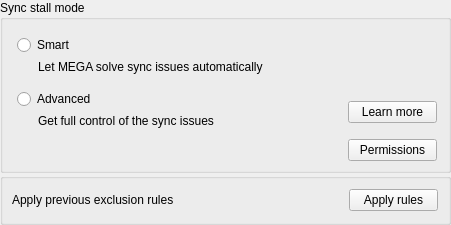
<?xml version="1.0" encoding="UTF-8"?>
<ui version="4.0">
 <class>SyncStallModeSelector</class>
 <widget class="QWidget" name="SyncStallModeSelector">
  <property name="geometry">
   <rect>
    <x>0</x>
    <y>0</y>
    <width>451</width>
    <height>225</height>
   </rect>
  </property>
  <property name="minimumSize">
   <size>
    <width>0</width>
    <height>225</height>
   </size>
  </property>
  <property name="maximumSize">
   <size>
    <width>16777215</width>
    <height>16777215</height>
   </size>
  </property>
  <property name="windowTitle">
   <string/>
  </property>
  <property name="styleSheet">
   <string notr="true"/>
  </property>
  <layout class="QVBoxLayout" name="verticalLayout_4">
   <property name="spacing">
    <number>0</number>
   </property>
   <property name="leftMargin">
    <number>0</number>
   </property>
   <property name="topMargin">
    <number>0</number>
   </property>
   <property name="rightMargin">
    <number>0</number>
   </property>
   <property name="bottomMargin">
    <number>0</number>
   </property>
   <item>
    <widget class="QGroupBox" name="groupBox">
     <property name="styleSheet">
      <string notr="true"/>
     </property>
     <property name="title">
      <string>Sync stall mode</string>
     </property>
     <property name="type" stdset="0">
      <string notr="true">mega</string>
     </property>
     <layout class="QVBoxLayout" name="verticalLayout">
      <property name="topMargin">
       <number>10</number>
      </property>
      <property name="rightMargin">
       <number>11</number>
      </property>
      <item>
       <layout class="QHBoxLayout" name="horizontalLayout" stretch="1,0">
        <item>
         <widget class="QWidget" name="SelectorsContainer" native="true">
          <layout class="QVBoxLayout" name="verticalLayout_2">
           <property name="spacing">
            <number>5</number>
           </property>
           <property name="leftMargin">
            <number>5</number>
           </property>
           <property name="topMargin">
            <number>5</number>
           </property>
           <property name="rightMargin">
            <number>0</number>
           </property>
           <property name="bottomMargin">
            <number>5</number>
           </property>
           <item>
            <widget class="QRadioButton" name="SmartSelector">
             <property name="text">
              <string>Smart</string>
             </property>
            </widget>
           </item>
           <item>
            <widget class="QLabel" name="SmartDescription">
             <property name="text">
              <string>Let MEGA solve sync issues automatically</string>
             </property>
             <property name="wordWrap">
              <bool>true</bool>
             </property>
             <property name="indent">
              <number>21</number>
             </property>
            </widget>
           </item>
           <item>
            <spacer name="verticalSpacer">
             <property name="orientation">
              <enum>Qt::Vertical</enum>
             </property>
             <property name="sizeType">
              <enum>QSizePolicy::Fixed</enum>
             </property>
             <property name="sizeHint" stdset="0">
              <size>
               <width>20</width>
               <height>10</height>
              </size>
             </property>
            </spacer>
           </item>
           <item>
            <widget class="QRadioButton" name="AdvanceSelector">
             <property name="text">
              <string>Advanced</string>
             </property>
            </widget>
           </item>
           <item>
            <widget class="QLabel" name="AdvanceDescription">
             <property name="text">
              <string>Get full control of the sync issues</string>
             </property>
             <property name="indent">
              <number>21</number>
             </property>
            </widget>
           </item>
          </layout>
         </widget>
        </item>
        <item>
         <widget class="QWidget" name="LearnMoreContainer" native="true">
          <layout class="QVBoxLayout" name="verticalLayout_3">
           <property name="spacing">
            <number>0</number>
           </property>
           <property name="leftMargin">
            <number>0</number>
           </property>
           <property name="topMargin">
            <number>0</number>
           </property>
           <property name="rightMargin">
            <number>0</number>
           </property>
           <property name="bottomMargin">
            <number>10</number>
           </property>
           <item alignment="Qt::AlignBottom">
            <widget class="QWidget" name="ButtonContainer" native="true">
             <layout class="QHBoxLayout" name="horizontalLayout_2">
              <property name="spacing">
               <number>0</number>
              </property>
              <property name="leftMargin">
               <number>0</number>
              </property>
              <property name="topMargin">
               <number>0</number>
              </property>
              <property name="rightMargin">
               <number>0</number>
              </property>
              <property name="bottomMargin">
               <number>0</number>
              </property>
              <item>
               <spacer name="horizontalSpacer">
                <property name="orientation">
                 <enum>Qt::Horizontal</enum>
                </property>
                <property name="sizeType">
                 <enum>QSizePolicy::Preferred</enum>
                </property>
                <property name="sizeHint" stdset="0">
                 <size>
                  <width>5</width>
                  <height>20</height>
                 </size>
                </property>
               </spacer>
              </item>
              <item>
               <widget class="QPushButton" name="LearnMoreButton">
                <property name="sizePolicy">
                 <sizepolicy hsizetype="Preferred" vsizetype="Fixed">
                  <horstretch>0</horstretch>
                  <verstretch>0</verstretch>
                 </sizepolicy>
                </property>
                <property name="minimumSize">
                 <size>
                  <width>89</width>
                  <height>0</height>
                 </size>
                </property>
                <property name="cursor">
                 <cursorShape>PointingHandCursor</cursorShape>
                </property>
                <property name="text">
                 <string>Learn more</string>
                </property>
                <property name="type" stdset="0">
                 <string notr="true">secondary</string>
                </property>
                <property name="dimension" stdset="0">
                 <string notr="true">small</string>
                </property>
               </widget>
              </item>
             </layout>
            </widget>
           </item>
          </layout>
         </widget>
        </item>
       </layout>
      </item>
      <item>
       <widget class="QWidget" name="permissionsContainer" native="true">
        <layout class="QHBoxLayout" name="horizontalLayout_4">
         <property name="spacing">
          <number>0</number>
         </property>
         <property name="leftMargin">
          <number>0</number>
         </property>
         <property name="topMargin">
          <number>0</number>
         </property>
         <property name="rightMargin">
          <number>0</number>
         </property>
         <property name="bottomMargin">
          <number>0</number>
         </property>
         <item>
          <spacer name="horizontalSpacer_3">
           <property name="orientation">
            <enum>Qt::Horizontal</enum>
           </property>
           <property name="sizeHint" stdset="0">
            <size>
             <width>40</width>
             <height>20</height>
            </size>
           </property>
          </spacer>
         </item>
         <item>
          <widget class="QPushButton" name="bPermissions">
           <property name="minimumSize">
            <size>
             <width>89</width>
             <height>0</height>
            </size>
           </property>
           <property name="cursor">
            <cursorShape>PointingHandCursor</cursorShape>
           </property>
           <property name="text">
            <string>Permissions</string>
           </property>
           <property name="type" stdset="0">
            <string notr="true">secondary</string>
           </property>
           <property name="dimension" stdset="0">
            <string notr="true">small</string>
           </property>
          </widget>
         </item>
        </layout>
       </widget>
      </item>
     </layout>
    </widget>
   </item>
   <item>
    <widget class="QGroupBox" name="gBugReport">
     <property name="title">
      <string/>
     </property>
     <property name="type" stdset="0">
      <string notr="true">mega</string>
     </property>
     <layout class="QHBoxLayout" name="horizontalLayout_3">
      <property name="topMargin">
       <number>5</number>
      </property>
      <property name="rightMargin">
       <number>10</number>
      </property>
      <property name="bottomMargin">
       <number>5</number>
      </property>
      <item>
       <widget class="QLabel" name="label">
        <property name="sizePolicy">
         <sizepolicy hsizetype="Preferred" vsizetype="Fixed">
          <horstretch>0</horstretch>
          <verstretch>0</verstretch>
         </sizepolicy>
        </property>
        <property name="text">
         <string>Apply previous exclusion rules</string>
        </property>
       </widget>
      </item>
      <item>
       <spacer name="horizontalSpacer_2">
        <property name="orientation">
         <enum>Qt::Horizontal</enum>
        </property>
        <property name="sizeHint" stdset="0">
         <size>
          <width>233</width>
          <height>5</height>
         </size>
        </property>
       </spacer>
      </item>
      <item>
       <widget class="QPushButton" name="bApplyLegacyExclusions">
        <property name="minimumSize">
         <size>
          <width>89</width>
          <height>0</height>
         </size>
        </property>
        <property name="cursor">
         <cursorShape>PointingHandCursor</cursorShape>
        </property>
        <property name="text">
         <string>Apply rules</string>
        </property>
        <property name="autoDefault">
         <bool>false</bool>
        </property>
        <property name="type" stdset="0">
         <string notr="true">secondary</string>
        </property>
        <property name="dimension" stdset="0">
         <string notr="true">small</string>
        </property>
       </widget>
      </item>
     </layout>
    </widget>
   </item>
  </layout>
 </widget>
 <resources/>
 <connections/>
</ui>
